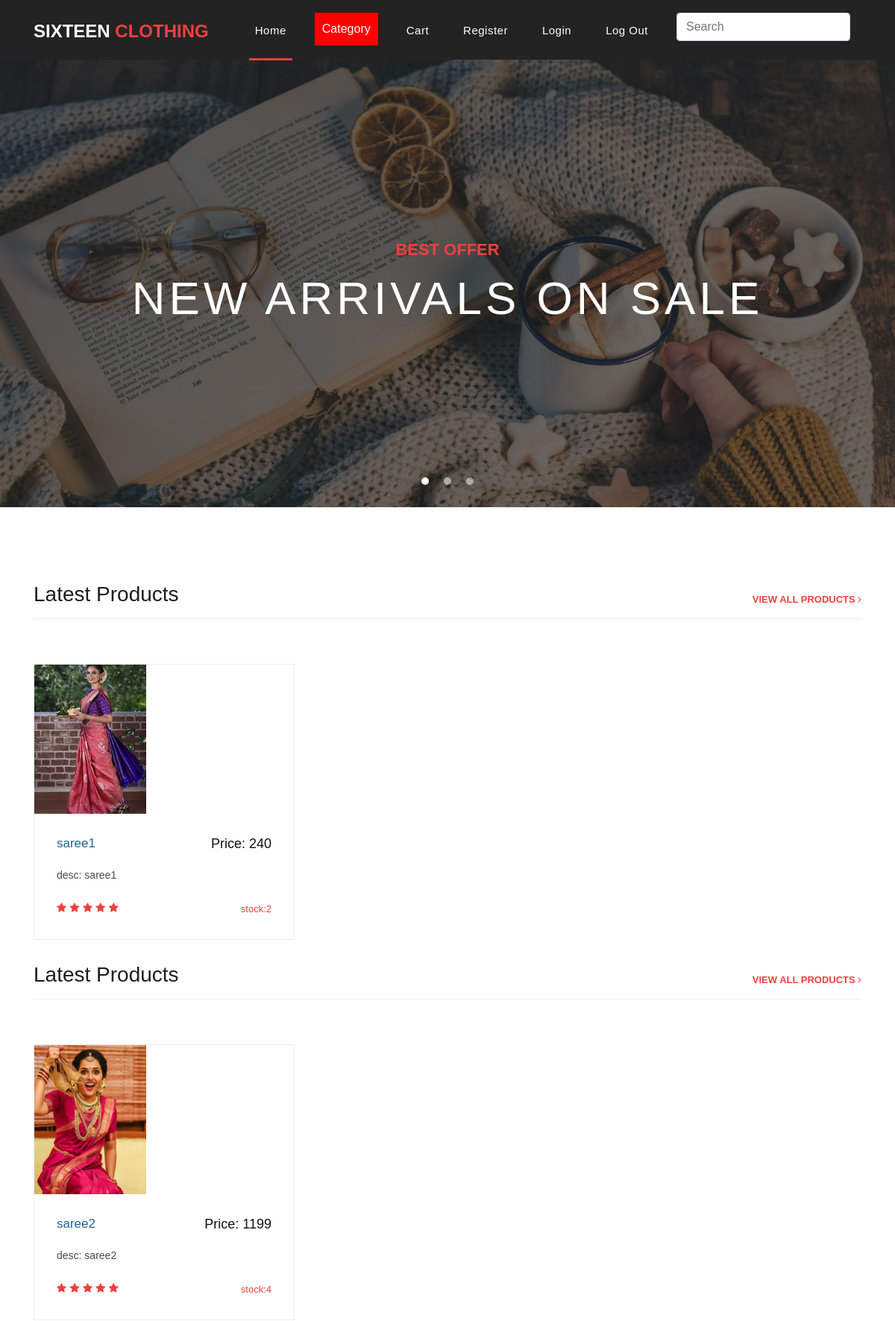
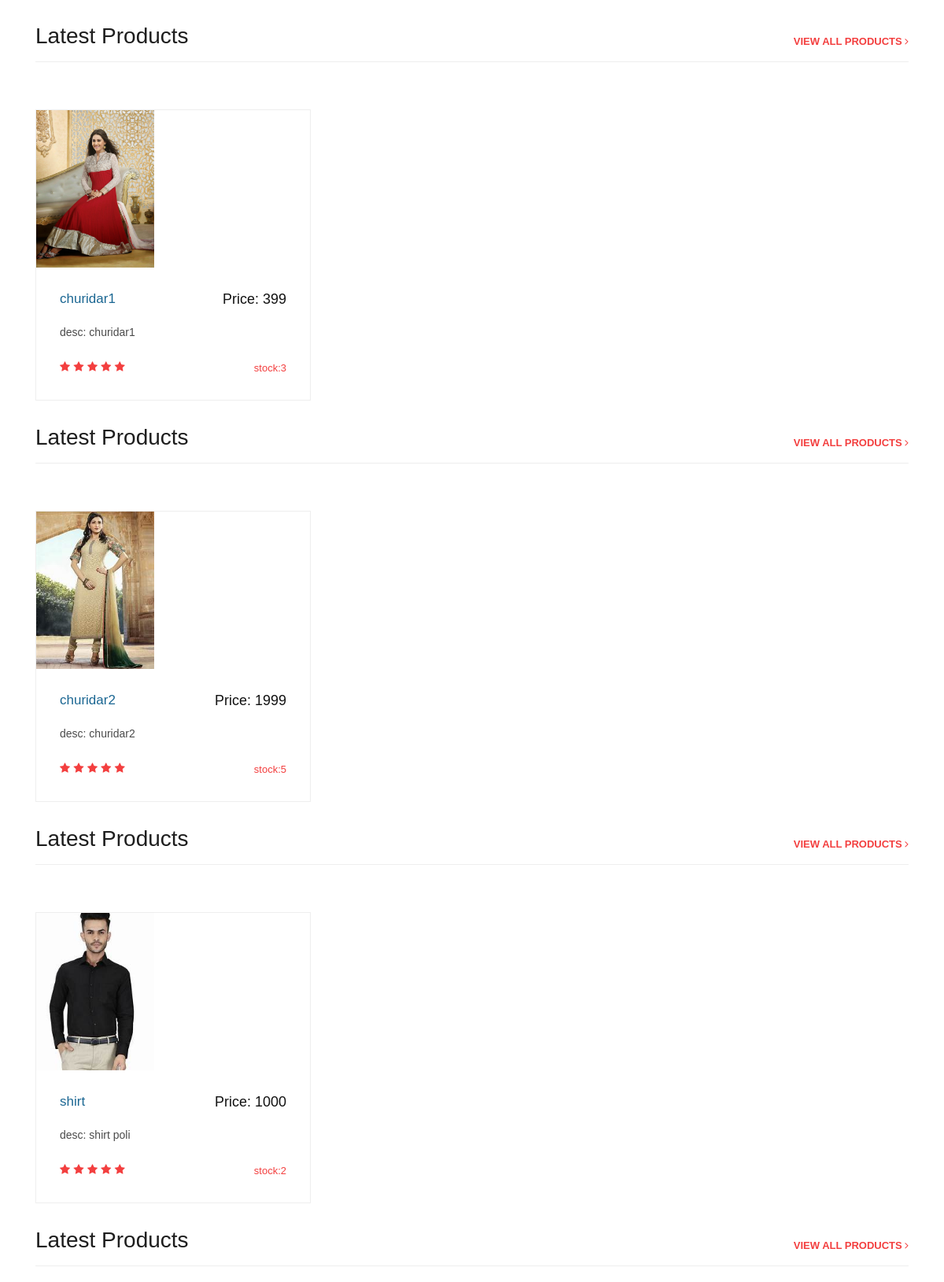
The page / (upper part) on the database its author committed (2 pictures, top to bottom).
### shop/models.py (models this page shows, shortened)
class products(models.Model):
    name=models.CharField(max_length=100,unique=True)
    slug=models.SlugField(max_length=100,unique=True)
    img=models.ImageField(upload_to='products')
    desc=models.TextField(max_length=300)
    stock=models.IntegerField()
    available=models.BooleanField()
    price=models.IntegerField()
    category=models.ForeignKey(categ,on_delete=models.CASCADE)
    def get_url(self):
        return reverse('details',args=[self.category.slug,self.slug])

### shop/views.py (the view)
# urls.py: 2. Add a URL to urlpatterns:  path('', views.home, name='home')
def home(request,c_slug=None):
    c_page=None
    prodt=None
    if c_slug!=None:
        c_page=get_object_or_404(categ,slug=c_slug)
        prodt=products.objects.filter(category=c_page,available=True)
    else:
        prodt=products.objects.all().filter(available=True)
    cat=categ.objects.all()
    return render(request,'index.html',{'pro':prodt,'ca':cat})

### shop/models.py (called while the page is built)
    def get_url(self):
        return reverse('prod_cat',args=[self.slug])

### templates/index.html (shortened to what this page needs)
{% extends 'base.html' %}
{% load static %}
{% block content %}
    <div class="banner header-text">
      <div class="owl-banner owl-carousel">
        <div class="banner-item-01">
          <div class="text-content">
            <h4>Best Offer</h4>
            <h2>New Arrivals On Sale</h2>
          </div>
        </div>
      </div>
    </div>
    <div class="latest-products">
      <div class="container">
{% for i in pro %}
        <div class="row">
          <div class="col-md-12">
            <div class="section-heading">
              <h2>Latest Products</h2>
              <a href="products.html">view all products <i class="fa fa-angle-right"></i></a>
            </div>
          </div>
          <div class="col-md-4">
            <div class="product-item">
              <a href={{i.get_url}}><img src="{{i.img.url}}" alt="" style="width:150;height:200;object-fit: cover;"></a>
              <div class="down-content">
                <a href="#"><h4>{{i.name}}</h4></a>
                <h6>Price: {{i.price}} </h6>
                <p>desc: {{i.desc}}</p>
                <ul class="stars">
                  <li><i class="fa fa-star"></i></li>
                  <li><i class="fa fa-star"></i></li>
                  <li><i class="fa fa-star"></i></li>
                  <li><i class="fa fa-star"></i></li>
                  <li><i class="fa fa-star"></i></li>
                </ul>
                <span>stock:{{i.stock}}</span>
              </div>
            </div>
          </div>
        </div>
   {% endfor %}
      </div>
    </div>
  </body>
</html>
{% endblock %}

### templates/base.html (shortened to what this page needs)
{% load static %}
<html lang="en">
  <head>
    <link href="{% static 'vendor/bootstrap/css/bootstrap.min.css' %}" rel="stylesheet">
    <link rel="stylesheet" href="{% static 'assets/css/fontawesome.css' %}">
    <link rel="stylesheet" href="{% static 'assets/css/templatemo-sixteen.css' %}">
    <link rel="stylesheet" href="{% static 'assets/css/owl.css' %}">
  </head>
  <body>
<div>
    <header class="">
      <nav class="navbar navbar-expand-lg">
        <div class="container">
          <a class="navbar-brand" href="index.html"><h2>Sixteen <em>Clothing</em></h2></a>
          <div class="collapse navbar-collapse" id="navbarResponsive">
            <ul class="navbar-nav ml-auto">
              <li class="nav-item active">
                <a class="nav-link" href="/">Home
                </a>
              </li>
              <li class="nav-item">
  <div class="dropdown">
  <button class="dropbtn">Category</button>
              </li>
              <li class="nav-item">
                <a class="nav-link" href="{% url 'cartDetails' %}">cart</a>
              </li>
              <li class="nav-item">
                <a class="nav-link" href="contact.html">Register</a>
              </li>
              <li class="nav-item">
                <a class="nav-link" href="contact.html">login</a>
              </li>
              <li class="nav-item">
                <a class="nav-link" href="contact.html">log Out</a>
              </li>
               <li class="nav-item">
                 <form class="navbar-form navbar-right" role="search">
             <div class="form-group">
              <input type="text" class="form-control" placeholder="Search">
             </div>
           </form>
              </li>
            </ul>
          </div>
        </div>
      </nav>
    </header>
</div>
  {% block content %}
  {% endblock %}
  </body>
</html>

### static/assets/css/templatemo-sixteen.css (style rules this page uses)
body { font-family: 'Poppins', sans-serif; overflow-x: hidden; text-rendering: optimizeLegibility; -webkit-font-smoothing: antialiased; -moz-osx-font-smoothing: grayscale; }
p { margin-bottom: 0px; font-size: 14px; font-weight: 300; color: #4a4a4a; line-height: 24px; }
a { text-decoration: none!important; }
ul { padding: 0; margin: 0; list-style: none; }
h1,h2,h3,h4,h5,h6 { margin: 0px; }
.section-heading { text-align: left; margin-bottom: 60px; border-bottom: 1px solid #eee; }
.section-heading h2 { font-size: 28px; font-weight: 400; color: #1e1e1e; margin-bottom: 15px; }
header { position: absolute; z-index: 99999; width: 100%; height: 80px; background-color: #232323; -webkit-transition: all 0.3s ease-in-out 0s; -moz-transition: all 0.3s ease-in-out 0s; -o-transition: all 0.3s ease-in-out 0s; transition: all 0.3s ease-in-out 0s; }
header .navbar { padding: 17px 0px; }
.navbar .navbar-brand { float: left; margin-top: -12px; outline: none; }
.navbar .navbar-brand h2 { color: #fff; text-transform: uppercase; font-size: 24px; font-weight: 700; -webkit-transition: all .3s ease 0s; -moz-transition: all .3s ease 0s; -o-transition: all .3s ease 0s; transition: all .3s ease 0s; }
.navbar .navbar-brand h2 em { font-style: normal; color: #f33f3f; }
#navbarResponsive { z-index: 999; }
.navbar-collapse { text-align: center; }
.navbar .navbar-nav .nav-item { margin: 0px 15px; }
.navbar .navbar-nav a.nav-link { text-transform: capitalize; font-size: 15px; font-weight: 500; letter-spacing: 0.5px; color: #fff; transition: all 0.5s; margin-top: 5px; }
.navbar .navbar-nav .nav-link:hover, .navbar .navbar-nav .active>.nav-link, .navbar .navbar-nav .nav-link.active, .navbar .navbar-nav .nav-link.show, .navbar .navbar-nav .show>.nav-link { color: #fff; padding-bottom: 25px; border-bottom: 3px solid #f33f3f; }
.banner { position: relative; text-align: center; padding-top: 80px; }
.banner-item-01 { padding: 300px 0px; background-image: url(../images/slide_01.jpg); background-size: cover; background-repeat: no-repeat; background-position: center center; }
.banner .text-content { position: absolute; top: 50%; transform: translateY(-50%); text-align: center; width: 100%; }
.banner .text-content h4 { color: #f33f3f; font-size: 22px; text-transform: uppercase; font-weight: 700; margin-bottom: 15px; }
.banner .text-content h2 { color: #fff; font-size: 62px; text-transform: uppercase; letter-spacing: 5px; }
.latest-products { margin-top: 100px; }
.latest-products .section-heading a { float: right; margin-top: -35px; text-transform: uppercase; font-size: 13px; font-weight: 700; color: #f33f3f; }
.product-item { border: 1px solid #eee; margin-bottom: 30px; }
.product-item .down-content { padding: 30px; position: relative; }
.product-item img { width: 100%; overflow: hidden; }
.product-item .down-content h4 { font-size: 17px; color: #1a6692; margin-bottom: 20px; }
.product-item .down-content h6 { position: absolute; top: 30px; right: 30px; font-size: 18px; color: #121212; }
.product-item .down-content p { margin-bottom: 20px; }
.product-item .down-content ul li { display: inline-block; }
.product-item .down-content ul li i { color: #f33f3f; font-size: 14px; }
.product-item .down-content span { position: absolute; right: 30px; bottom: 30px; font-size: 13px; color: #f33f3f; font-weight: 500; }

### templates/base.html (style rules this page uses)
.dropbtn { background-color:red; color: white; padding: 10px; font-size: 16px; border: none; cursor: pointer; }
.dropdown { position: relative; display: inline-block; }

### rows shown on the page
products: img (picture), name "saree1", price "240", desc "saree1", stock "2"
products: img (picture), name "saree2", price "1199", desc "saree2", stock "4"
products: img (picture), name "churidar1", price "399", desc "churidar1", stock "3"
products: img (picture), name "churidar2", price "1999", desc "churidar2", stock "5"
products: img (picture), name "shirt", price "1000", desc "shirt poli", stock "2"
